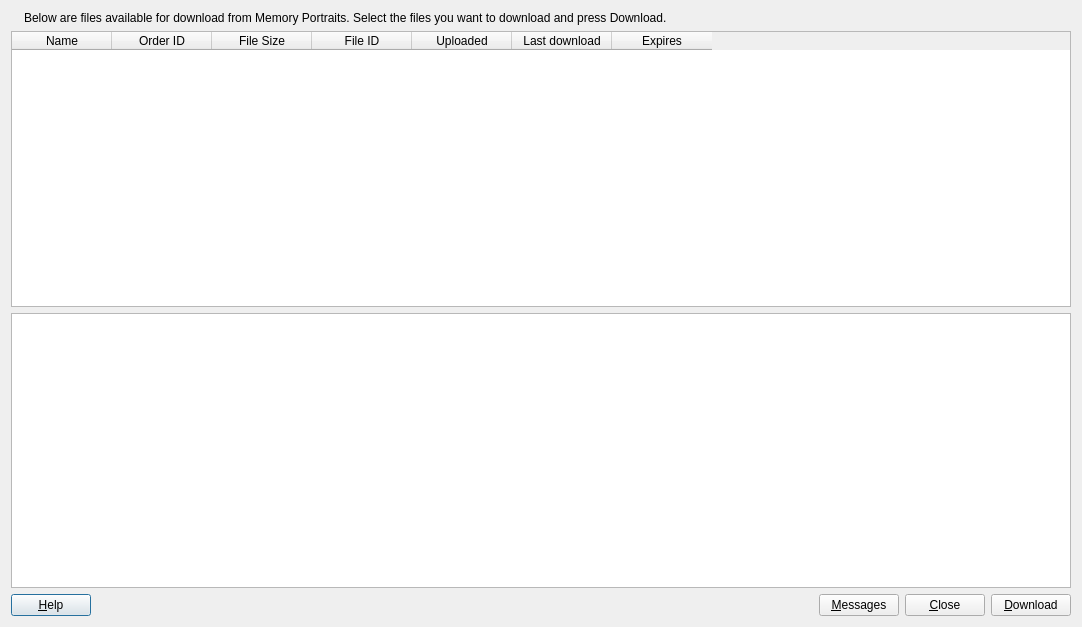
<?xml version="1.0" encoding="UTF-8"?>
<ui version="4.0">
 <class>DownloadDialog</class>
 <widget class="QDialog" name="DownloadDialog">
  <property name="geometry">
   <rect>
    <x>0</x>
    <y>0</y>
    <width>1082</width>
    <height>627</height>
   </rect>
  </property>
  <property name="windowTitle">
   <string>Download files</string>
  </property>
  <layout class="QGridLayout" name="gridLayout">
   <item row="0" column="0">
    <layout class="QVBoxLayout" name="verticalLayout">
     <item>
      <layout class="QHBoxLayout" name="horizontalLayout">
       <item>
        <widget class="QLabel" name="image_lbl">
         <property name="text">
          <string/>
         </property>
         <property name="pixmap">
          <pixmap resource="resource.qrc">:/images/mplogo.png</pixmap>
         </property>
        </widget>
       </item>
       <item>
        <widget class="QLabel" name="intro_lbl">
         <property name="sizePolicy">
          <sizepolicy hsizetype="MinimumExpanding" vsizetype="Preferred">
           <horstretch>0</horstretch>
           <verstretch>0</verstretch>
          </sizepolicy>
         </property>
         <property name="text">
          <string>Below are files available for download from Memory Portraits. Select the files you want to download and press Download.</string>
         </property>
         <property name="textFormat">
          <enum>Qt::RichText</enum>
         </property>
         <property name="wordWrap">
          <bool>true</bool>
         </property>
         <property name="textInteractionFlags">
          <set>Qt::NoTextInteraction</set>
         </property>
        </widget>
       </item>
      </layout>
     </item>
     <item>
      <widget class="QTableWidget" name="table_widget">
       <property name="columnCount">
        <number>7</number>
       </property>
       <attribute name="verticalHeaderVisible">
        <bool>false</bool>
       </attribute>
       <column>
        <property name="text">
         <string>Name</string>
        </property>
       </column>
       <column>
        <property name="text">
         <string>Order ID</string>
        </property>
       </column>
       <column>
        <property name="text">
         <string>File Size</string>
        </property>
       </column>
       <column>
        <property name="text">
         <string>File ID</string>
        </property>
       </column>
       <column>
        <property name="text">
         <string>Uploaded</string>
        </property>
       </column>
       <column>
        <property name="text">
         <string>Last download</string>
        </property>
       </column>
       <column>
        <property name="text">
         <string>Expires</string>
        </property>
       </column>
      </widget>
     </item>
     <item>
      <widget class="QPlainTextEdit" name="debug_text_ed"/>
     </item>
     <item>
      <layout class="QHBoxLayout" name="horizontalLayout_2">
       <item>
        <widget class="QPushButton" name="help_btn">
         <property name="text">
          <string>&amp;Help</string>
         </property>
        </widget>
       </item>
       <item>
        <spacer name="horizontalSpacer">
         <property name="orientation">
          <enum>Qt::Horizontal</enum>
         </property>
         <property name="sizeHint" stdset="0">
          <size>
           <width>40</width>
           <height>20</height>
          </size>
         </property>
        </spacer>
       </item>
       <item>
        <widget class="QPushButton" name="messages_btn">
         <property name="text">
          <string>&amp;Messages</string>
         </property>
        </widget>
       </item>
       <item>
        <widget class="QPushButton" name="close_btn">
         <property name="text">
          <string>&amp;Close</string>
         </property>
        </widget>
       </item>
       <item>
        <widget class="QPushButton" name="download_btn">
         <property name="text">
          <string>&amp;Download</string>
         </property>
        </widget>
       </item>
      </layout>
     </item>
    </layout>
   </item>
  </layout>
 </widget>
 <tabstops>
  <tabstop>table_widget</tabstop>
  <tabstop>debug_text_ed</tabstop>
  <tabstop>help_btn</tabstop>
  <tabstop>messages_btn</tabstop>
  <tabstop>close_btn</tabstop>
  <tabstop>download_btn</tabstop>
 </tabstops>
 <resources>
  <include location="resource.qrc"/>
 </resources>
 <connections>
  <connection>
   <sender>close_btn</sender>
   <signal>clicked()</signal>
   <receiver>DownloadDialog</receiver>
   <slot>reject()</slot>
   <hints>
    <hint type="sourcelabel">
     <x>1028</x>
     <y>599</y>
    </hint>
    <hint type="destinationlabel">
     <x>540</x>
     <y>313</y>
    </hint>
   </hints>
  </connection>
 </connections>
</ui>
